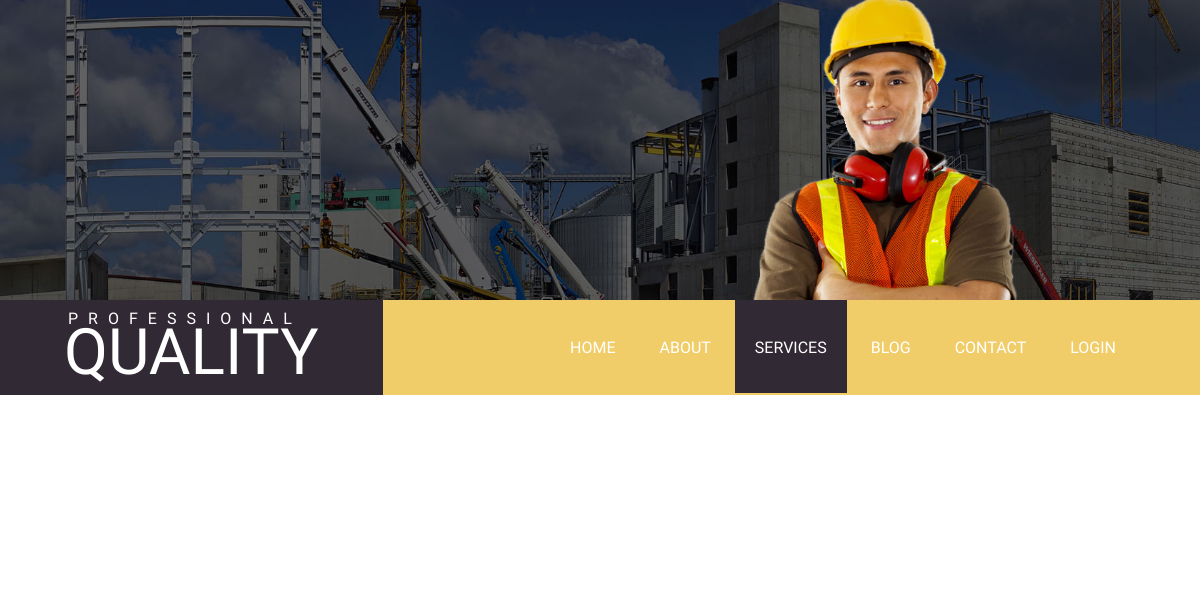
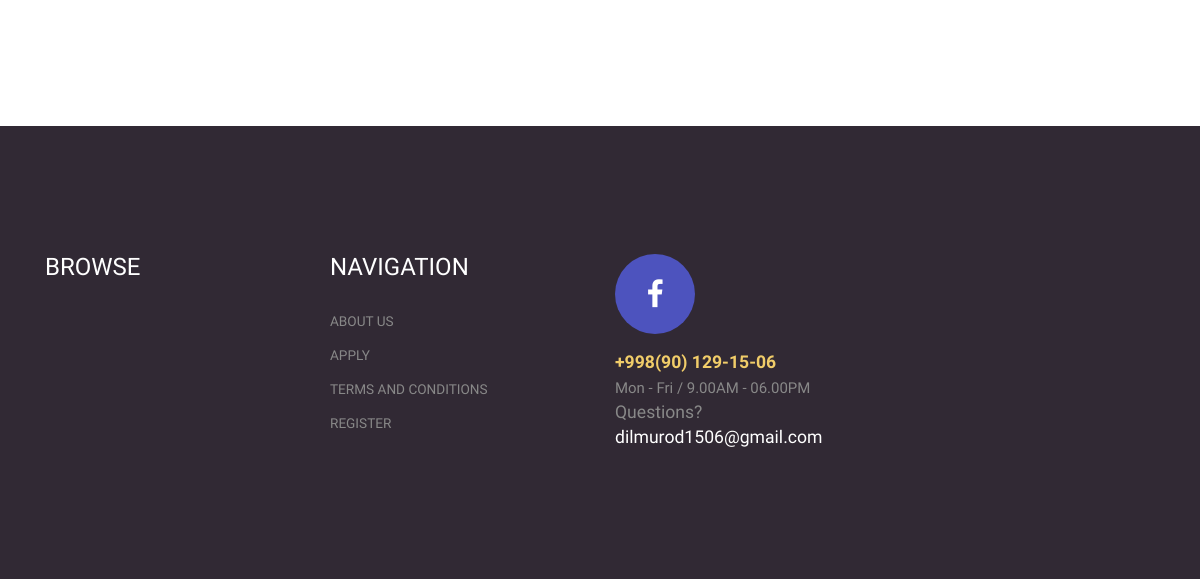
The page /services/ on the database as committed earlier (2 pictures, top to bottom).
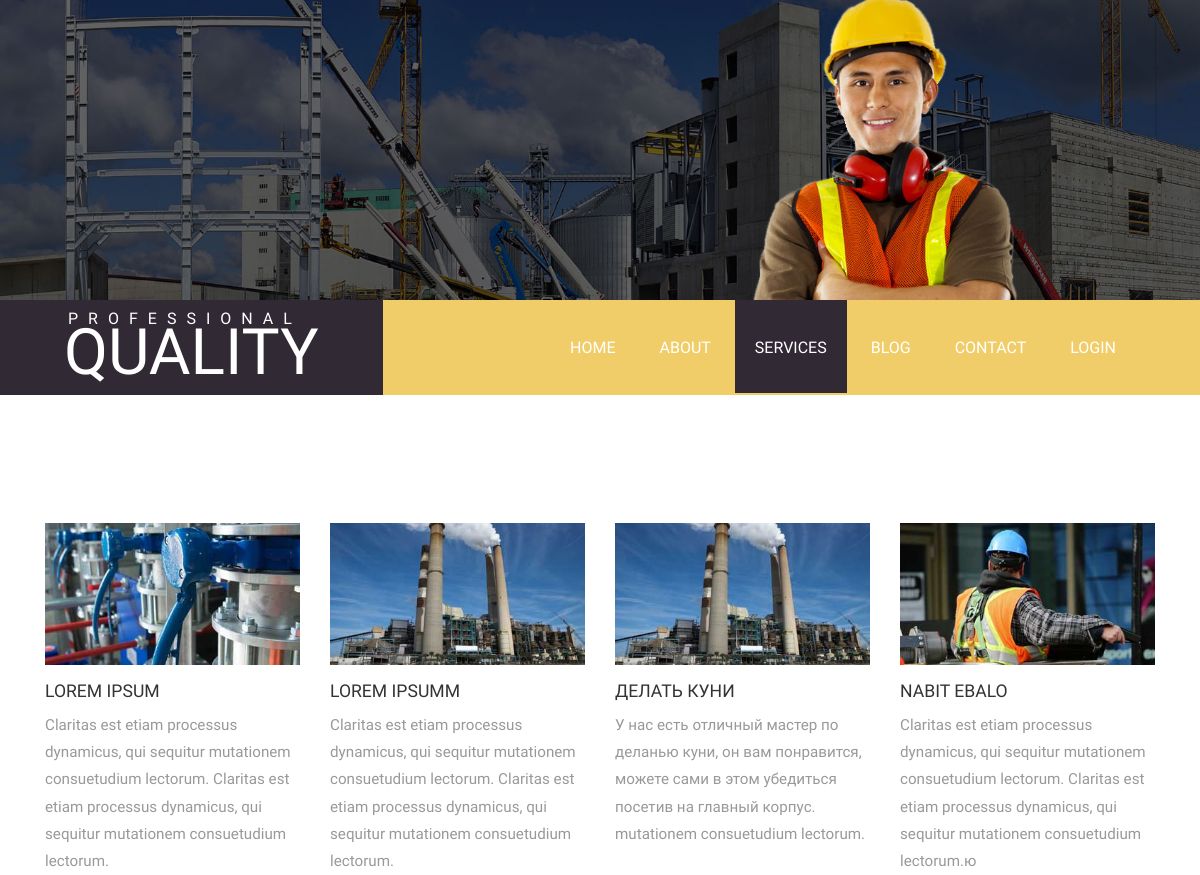
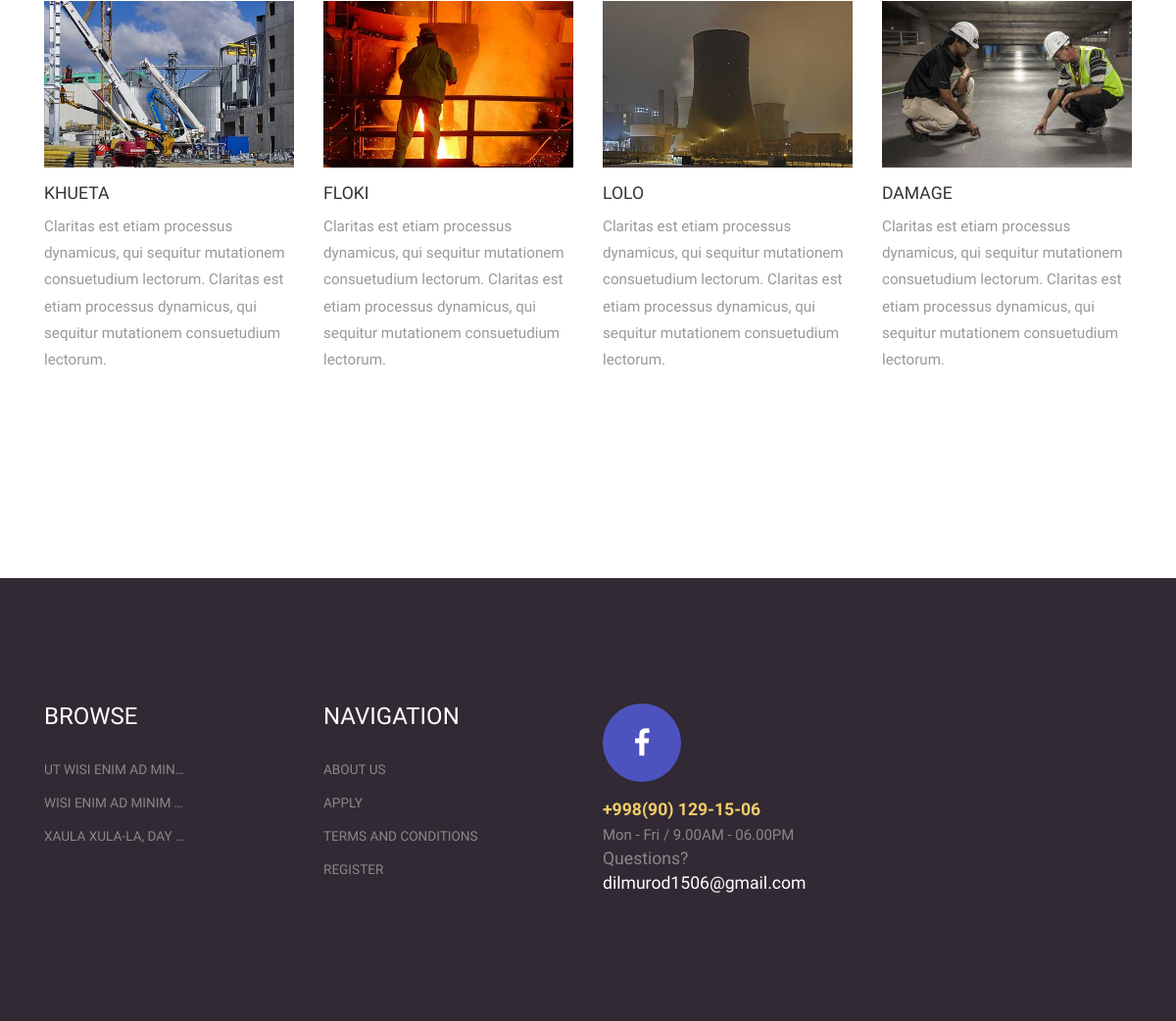
The same page on the database as committed later (2 pictures, top to bottom).
### pages/models.py (models this page shows, shortened)
class Services(models.Model):
    title = models.CharField(verbose_name="Название услуги", max_length=150, unique=True)
    descr = models.TextField(verbose_name="Описание услуги  ")
    slug = models.SlugField(blank=True, null=True, unique=True)
    def get_photo_service(self):
        photo = self.servicesimage_set.all().first()
        if photo is not None:
            return photo.photo.url
        return "https://images.satu.kz/126101312_w640_h640_razdel-v-razrabotketovary.jpg"
    class Meta:
        verbose_name = "Услугу"
        verbose_name_plural = "Услуги"

class ServicesImage(models.Model):
    photo = models.ImageField(verbose_name="Фото", upload_to="services/", blank=True, null=True)
    services = models.ForeignKey(Services, on_delete=models.CASCADE)

class Blog(models.Model):
    title = models.CharField(verbose_name="Название блога", max_length=150, unique=True)
    descr = models.TextField(verbose_name="Описание блога")
    slug = models.SlugField(blank=True, null=True, unique=True)
    created_at = models.DateTimeField(verbose_name="Дата создания", auto_now_add=True)
    author = models.ForeignKey(User, on_delete=models.CASCADE, default=None, null=True)
    def get_absolute_url(self):
        return reverse("blog_detail", kwargs={"slug": self.slug})
    class Meta:
        verbose_name = "Блог"
        verbose_name_plural = "Блоги"

### pages/views.py (the view)
# urls.py: path("services/", views.service_view, name="services"),
def service_view(request):
    services = Services.objects.all()
    blogs = Blog.objects.all()[:3]
    context = {
        "services": services,
        "blogs": blogs
    }
    return render(request, "pages/services.html", context)

### templates/pages/services.html (shortened to what this page needs)
{% extends 'base.html' %}
{% load static %}
{% block title1 %}
<div class="header_about"> </div>
{% endblock title1 %}
{% block content %}
<div class="grid_4">
		<div class="container">
	           <div class="about-grids service_box">
				   		{% for service in services %}
						<div class="col-sm-3 about-grid">
						    <div class="view view-first">
                              <img src="{{ service.get_photo_service }}" class="img-responsive" alt=""/>
                            </div>
							<h3>{{ service.title }}</h3>
							<p class="service_desc">{{ service.descr }}</p>
						</div>
				   		{% endfor %}
				        <div class="clearfix"> </div>
	           </div>
	   </div>
	</div>
{% endblock content %}

### templates/base.html (shortened to what this page needs)
{% load static %}
<!DOCTYPE HTML>
<html>
<head>
    <link href="{% static 'css/bootstrap.css' %}" rel='stylesheet' type='text/css'/>
    <link href="{% static 'css/style.css' %}" rel='stylesheet' type='text/css'/>
    <link href="{% static 'css/font-awesome.css' %}" rel="stylesheet">
    <link href="{% static 'css/animate.css' %}" rel='stylesheet' type='text/css'/>
</head>
<body>
{% block title1 %}
{% endblock title1 %}
<div class="header-home">
    <div class="fixed-header">
        <div class="logo">
            <a href="{% url 'home' %}">
                <span class="secondary">Professional</span>
                <span class="main">Quality</span>
            </a>
        </div>
        <div class="top-nav">
            <ul>
                <li class="{% if request.path == '/' %}active{% endif %}"><a href="{% url 'home' %}">Home</a></li>
                <li class="{% if 'about' in request.path %}active{% endif %}"><a href="{% url 'about' %}">About</a></li>
                <li class="{% if 'services' in request.path %}active{% endif %}"><a
                        href="{% url 'services' %}">Services</a></li>
                <li class="{% if 'blog' in request.path %}active{% endif %}"><a href="{% url 'blog' %}">Blog</a></li>
                <li class="{% if 'contact' in request.path %}active{% endif %}"><a
                        href="{% url 'contact' %}">Contact</a></li>
                {% if not request.user.is_authenticated %}
                <li class="{% if 'login' in request.path %}active{% endif %}"><a href="{% url 'login' %}">Login</a></li>
                {% else %}
                <li><a href="{% url 'logout' %}">Logout</a></li>
                {% endif %}
            </ul>
        </div>
        <div class="clearfix"></div>
    </div>
</div>
{% block content %}
{% endblock content %}
{% if 'registration' in request.path or 'login' in request.path %}
{% else %}
<div class="footer wow fadeInRight" data-wow-delay="0.4s">
    <div class="container">
        <div class="footer_top">
            {% if 'blog' in request.path %}
            {% else %}
            <div class="col-sm-3">
                <ul class="list1">
                    <h3>Browse</h3>
                    {% for blog in blogs %}
                    <li><a href="{{ blog.get_absolute_url }}">{{ blog.title|truncatechars:20 }}</a></li>
                    {% endfor %}
                </ul>
            </div>
            {% endif %}
            <div class="col-sm-3">
                <ul class="list1">
                    <h3>Navigation</h3>
                    <li><a href="{% url 'about' %}">About Us</a></li>
                    <li><a href="{% url 'contact' %}">Apply</a></li>
                    <li><a href="{% url 'services' %}">Terms and Conditions</a></li>
                    {% if request.user.is_authenticated %}
                    {% else %}
                    <li><a href="{% url 'registration' %}">Register</a></li>
                    {% endif %}
                </ul>
            </div>
            <div class="col-sm-3">
                <ul class="socials">
                    <li><a href="https://www.facebook.com/dilmurod.burhonov.94"><i class="fa fb fa-facebook"></i></a></li>
                </ul>
                <ul class="list2">
                    <li><strong class="phone">+998(90) 129-15-06</strong><br><small>Mon - Fri / 9.00AM - 06.00PM</small>
                    </li>
                    <li>Questions? <a href="mailto:dilmurod1506@gmail.com">dilmurod1506@gmail.com</a></li>
                </ul>
            </div>
            <div class="clearfix"></div>
        </div>
    </div>
</div>
{% endif %}
</body>
</html>

### static/css/style.css (style rules this page uses)
h4, h5, h6, h1, h2, h3 { margin-top: 0; }
ul, ol { margin: 0; }
p { margin: 0; }
html, body { font-family: 'PT Sans Narrow', sans-serif; font-size: 100%; background:#fff; }
body a { transition:0.5s all; -webkit-transition:0.5s all; -moz-transition:0.5s all; -o-transition:0.5s all; -ms-transition:0.5s all; }
.header-home { background:#f1cd69; z-index: 999; }
.logo { float: left; display: inline-block; background:#312934; margin-bottom: 0; padding: 0.5em 4em 1.7em; }
span.secondary { margin-left: 4px; text-transform: uppercase; letter-spacing: 10px; color: #ffffff; display: block; margin-bottom: 7px; }
span.main { color: #ffffff; display: block; text-transform: uppercase; font-size: 4em; line-height: 30px; }
.top-nav { float: right; margin: 2.3em 4em 0 0; }
.top-nav ul { padding: 0; margin: 0; }
.top-nav ul li { display: inline-block; }
.top-nav ul li a { color: #fff; text-transform: uppercase; text-decoration: none; transition: 0.5s all; -webkit-transition: 0.5s all; -o-transition: 0.5s all; -ms-transition: 0.5s all; -moz-transition: 0.5s all; padding: 38px 20px 36px 20px; }
.top-nav ul li.active a, .top-nav ul li a:hover { color:#fff; background:#312934; -webkit-transform: rotateY(70deg); -moz-transform: rotateY(70deg); -ms-transform: rotateY(70deg); transform: rotateY(70deg); }
.footer { background:#312934; padding:8em 0; }
ul.list1 { padding:0; list-style:none; }
ul.list1 h3 { color:#fff; text-transform:uppercase; margin-bottom: 1em; }
ul.list1 li a { color:#888; font-size: 0.85em; line-height:2.5em; text-transform:uppercase; }
ul.socials { padding: 0; list-style: none; margin-bottom: 1em; }
ul.socials li { display: inline-block; }
.socials li a i.fb { margin-right: 5px; height: 80px; width: 80px; display: inline-block; color: #fff; background: none; text-align: center; line-height:81px; font-size: 30px; -webkit-border-radius: 500px; -moz-border-radius: 500px; border-radius: 500px; background: #4d53be; }
ul.list2 { padding:0; list-style:none; }
.phone { color:#f1cd69; margin-bottom:20px; }
ul.list2 li { color:#888; font-size:1.1em; }
ul.list2 li a { color:#fff; }
.header_about { background: url(../images/banner.jpg) no-repeat center top; -webkit-background-size: cover; -moz-background-size: cover; -o-background-size: cover; background-size: cover; background-position: center; min-height:300px; }
.view { overflow: hidden; position: relative; text-align: center; cursor:pointer; }
.view-first img { -webkit-transition: all 0.2s linear; -moz-transition: all 0.2s linear; -o-transition: all 0.2s linear; -ms-transition: all 0.2s linear; transition: all 0.2s linear; }
.about-grid p { color: #fff; font-size:0.95em; line-height: 1.8em; font-weight: 300; }
.grid_4 { padding:8em 0; }
.about-grid h3 { font-size:1.1em; text-transform:uppercase; margin-top:1em; }
p.service_desc { color:#999; }
.service_box { margin-bottom:5em; }

Rows that differ between the two databases and show on the page:
added Services: get_photo_service (picture), title "LOREM IPSUM", descr "Claritas est etiam processus dynamicus, qui sequitur mutationem consuetudium lectorum. Claritas est etiam processus dynamicus, qui sequitur mutationem consuetudium lectorum."
added Services: get_photo_service (picture), title "LOREM IPSUMM", descr "Claritas est etiam processus dynamicus, qui sequitur mutationem consuetudium lectorum. Claritas est etiam processus dynamicus, qui sequitur mutationem consuetudium lectorum."
added Services: get_photo_service (picture), title "ДЕЛАТЬ КУНИ", descr "У нас есть отличный мастер по деланью куни, он вам понравится, можете сами в этом убедиться посетив на главный корпус. mutationem consuetudium lectorum."
added Services: get_photo_service (picture), title "NABIT EBALO", descr "Claritas est etiam processus dynamicus, qui sequitur mutationem consuetudium lectorum. Claritas est etiam processus dynamicus, qui sequitur mutationem consuetudium lectorum.ю"
added Services: get_photo_service (picture), title "KHUETA", descr "Claritas est etiam processus dynamicus, qui sequitur mutationem consuetudium lectorum. Claritas est etiam processus dynamicus, qui sequitur mutationem consuetudium lectorum."
added Services: get_photo_service (picture), title "FLOKI", descr "Claritas est etiam processus dynamicus, qui sequitur mutationem consuetudium lectorum. Claritas est etiam processus dynamicus, qui sequitur mutationem consuetudium lectorum."
added Services: get_photo_service (picture), title "LOLO", descr "Claritas est etiam processus dynamicus, qui sequitur mutationem consuetudium lectorum. Claritas est etiam processus dynamicus, qui sequitur mutationem consuetudium lectorum."
added Services: get_photo_service (picture), title "DAMAGE", descr "Claritas est etiam processus dynamicus, qui sequitur mutationem consuetudium lectorum. Claritas est etiam processus dynamicus, qui sequitur mutationem consuetudium lectorum."
added Blog: title "UT WISI ENIM AD MIN…"
added Blog: title "WISI ENIM AD MINIM …"
added Blog: title "XAULA XULA-LA, DAY …"
